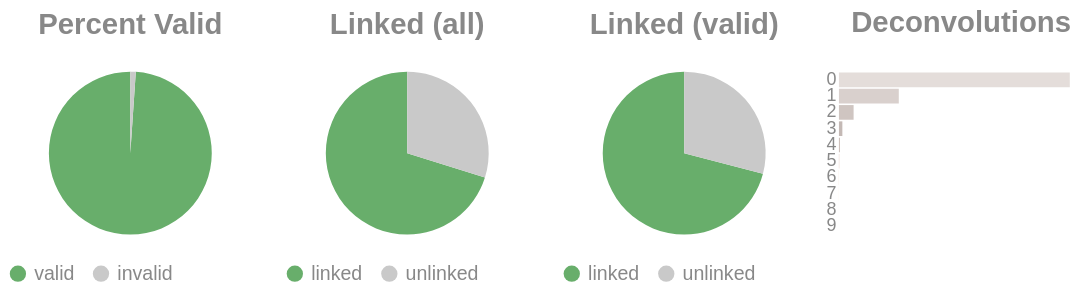

Source (notebook cell):
### Code cell
if SKIPLR:
    pass
else:
    clash = Counter()
    for i in valids['molecule'].to_list():
        _mol = i.split("-")
        if len(_mol) == 1:
            clash.update('0')
        else:
            clash.update(_mol[-1])

    _d = {"deconvolutions": [], 'count': []}
    for k,v in clash.items():
        _d['deconvolutions'].append(k)
        _d['count'].append(v)

    tot_valid = valids['reads'].sum()
    mask = valids['reads'] >= 2
    n_linked_reads = valids.filter(mask)['reads'].sum()
    if n_linked_reads == 0:
        print_html("No linked molecules (>=2 reads) were detected; skipping linked-only distributions.")
        SKIPLR = True
    else:
        perc_valid = round(tot_valid / n_reads, 4)
        linked_perc_abs = round(n_linked_reads / n_reads, 4)
        linked_perc = round(n_linked_reads / tot_valid, 4)

    _valid = pl.DataFrame({"valids": ['valid', 'invalid'], "count": [tot_valid, n_reads - tot_valid]})
    _linked_abs = pl.DataFrame({"linked (absolute)": ['linked', 'unlinked'], "count": [n_linked_reads, n_reads - n_linked_reads]})
    _linked_rel = pl.DataFrame({"linked (valids)": ['linked', 'unlinked'], "count": [n_linked_reads, tot_valid - n_linked_reads]})

    (
        alt.hconcat(
            piechart(_valid, goodval = 'valid', title = "Percent Valid"),
            piechart(_linked_abs, goodval = "linked", title =  "Linked (all)"),
            piechart(_linked_rel, goodval = "linked", title =  "Linked (valid)"),
            convolutionbar(pl.DataFrame(_d), title = "Deconvolutions"),
            center = True,
            bounds = 'flush'
        )
        .resolve_scale(color='independent')
        .resolve_legend('independent')
        .properties(usermeta={'embedOptions': {"actions": False}})
    ).display()

### Figure 1 — Vega-Lite specification as saved in the notebook (floating-point values rounded to 4 significant figures)
{"width": "container", "height": 400, "config": {"title": {"anchor": "start", "dy": -15, "fontSize": 18, "color": "#888888", "subtitleColor": "#888888", "subtitleFontSize": 14}, "arc": {"fill": "#0072B2"}, "axis": {"domainColor": "#888888", "domainWidth": 0.5, "gridWidth": 0.2, "grid": false, "titleFontWeight": 400, "titleFontSize": 15, "labelFontSize": 11, "labelColor": "#888888", "tickColor": "#888888", "tickWidth": 0.2, "titleColor": "#888888"}, "axisBand": {"grid": false}, "axisX": {"grid": true, "tickSize": 10, "domainCap": "round"}, "axisY": {"domain": false, "grid": true, "tickSize": 0, "domainCap": "round"}, "background": "transparent", "header": {"labelFontSize": 15, "labelColor": "#888888", "titleFontSize": 15, "titleFontWeight": 600, "titleColor": "#888888"}, "legend": {"labelFont": "sans-serif", "labelFontSize": 12, "labelColor": "#888888", "symbolSize": 100, "symbolType": "circle", "titleFontSize": 12, "titlePadding": 10, "titleColor": "#888888", "title": null}, "range": {"category": ["#E69F00", "#56B4E9", "#009E73", "#F0E442", "#0072B2", "#D55E00", "#CC79A7", "#000000"], "diverging": ["#cfe8f3", "#a2d4ec", "#73bfe2", "#46abdb", "#1696d2", "#12719e"]}, "area": {"fill": "#0072B2", "fillOpacity": 0.7, "line": true, "strokeOpacity": 0.7}, "line": {"color": "#0072B2", "stroke": "#0072B2", "strokeWidth": 2}, "trail": {"color": "#0072B2", "stroke": "#0072B2", "strokeWidth": 0, "size": 1}, "point": {"filled": true, "fillOpacity": 1.0, "size": 95}, "text": {"color": "#888888", "fontSize": 11, "align": "right", "fontWeight": 400, "size": 11}, "bar": {"fill": "#0072B2", "stroke": null}, "view": {"stroke": null, "continuousWidth": 660, "continuousHeight": 400}}, "hconcat": [{"data": {"name": "data-0c025578e5e5f01c2a13be739de2170f"}, "mark": {"type": "arc"}, "encoding": {"color": {"field": "valids", "legend": {"orient": "bottom", "title": null}, "scale": {"domain": ["valid", "invalid"], "range": ["#68ae6b", "#C9C9C9"]}, "title": "Valids", "type": "nominal"}, "theta": {"field": "count", "type": "quantitative"}, "tooltip": [{"field": "valids", "title": "Valids", "type": "ordinal"}, {"field": "percent", "format": ".2%", "title": "Percent", "type": "quantitative"}, {"field": "count", "title": "Count", "type": "quantitative"}]}, "height": 100, "title": {"text": "Percent Valid", "align": "center", "anchor": "middle"}, "transform": [{"calculate": "datum.count / 2910975", "as": "percent"}], "width": 150}, {"data": {"name": "data-e3f2eecb27278a6cf73af1b4863cd4ce"}, "mark": {"type": "arc"}, "encoding": {"color": {"field": "linked (absolute)", "legend": {"orient": "bottom", "title": null}, "scale": {"domain": ["linked", "unlinked"], "range": ["#68ae6b", "#C9C9C9"]}, "title": "Linked (Absolute)", "type": "nominal"}, "theta": {"field": "count", "type": "quantitative"}, "tooltip": [{"field": "linked (absolute)", "title": "Linked (Absolute)", "type": "ordinal"}, {"field": "percent", "format": ".2%", "title": "Percent", "type": "quantitative"}, {"field": "count", "title": "Count", "type": "quantitative"}]}, "height": 100, "title": {"text": "Linked (all)", "align": "center", "anchor": "middle"}, "transform": [{"calculate": "datum.count / 2910975", "as": "percent"}], "width": 150}, {"data": {"name": "data-05a6eb5f919bb3139071433acbbdf111"}, "mark": {"type": "arc"}, "encoding": {"color": {"field": "linked (valids)", "legend": {"orient": "bottom", "title": null}, "scale": {"domain": ["linked", "unlinked"], "range": ["#68ae6b", "#C9C9C9"]}, "title": "Linked (Valids)", "type": "nominal"}, "theta": {"field": "count", "type": "quantitative"}, "tooltip": [{"field": "linked (valids)", "title": "Linked (Valids)", "type": "ordinal"}, {"field": "percent", "format": ".2%", "title": "Percent", "type": "quantitative"}, {"field": "count", "title": "Count", "type": "quantitative"}]}, "height": 100, "title": {"text": "Linked (valid)", "align": "center", "anchor": "middle"}, "transform": [{"calculate": "datum.count / 2879689", "as": "percent"}], "width": 150}, {"data": {"name": "data-e9d30a0e45ff2050318c4a120e2f6886"}, "mark": {"type": "bar"}, "encoding": {"color": {"field": "deconvolutions", "legend": null, "scale": {"scheme": "lightgreyred"}, "type": "nominal"}, "tooltip": [{"field": "deconvolutions", "title": "Deconvolutions", "type": "ordinal"}, {"field": "percent", "format": ".2%", "title": "Percent", "type": "quantitative"}, {"field": "count", "title": "Count", "type": "quantitative"}], "x": {"axis": null, "field": "count", "type": "quantitative"}, "y": {"field": "deconvolutions", "sort": "ascending", "title": null, "type": "nominal"}}, "height": 100, "title": {"text": "Deconvolutions", "align": "center", "anchor": "middle"}, "transform": [{"calculate": "datum.count / 1395064", "as": "percent"}], "width": 150}], "bounds": "flush", "center": true, "resolve": {"legend": {"angle": "independent"}, "scale": {"color": "independent"}}, "usermeta": {"embedOptions": {"actions": false}}, "$schema": "https://vega.github.io/schema/vega-lite/v6.4.1.json", "datasets": {"data-0c025578e5e5f01c2a13be739de2170f": [{"valids": "valid", "count": 2879689}, {"valids": "invalid", "count": 31286}], "data-e3f2eecb27278a6cf73af1b4863cd4ce": [{"linked (absolute)": "linked", "count": 2042054}, {"linked (absolute)": "unlinked", "count": 868921}], "data-05a6eb5f919bb3139071433acbbdf111": [{"linked (valids)": "linked", "count": 2042054}, {"linked (valids)": "unlinked", "count": 837635}], "data-e9d30a0e45ff2050318c4a120e2f6886": [{"deconvolutions": "0", "count": 1039276}, {"deconvolutions": "1", "count": 269457}, {"deconvolutions": "2", "count": 66029}, {"deconvolutions": "3", "count": 15409}, {"deconvolutions": "4", "count": 3646}, {"deconvolutions": "5", "count": 909}, {"deconvolutions": "6", "count": 236}, {"deconvolutions": "7", "count": 64}, {"deconvolutions": "8", "count": 27}, {"deconvolutions": "9", "count": 11}]}}
